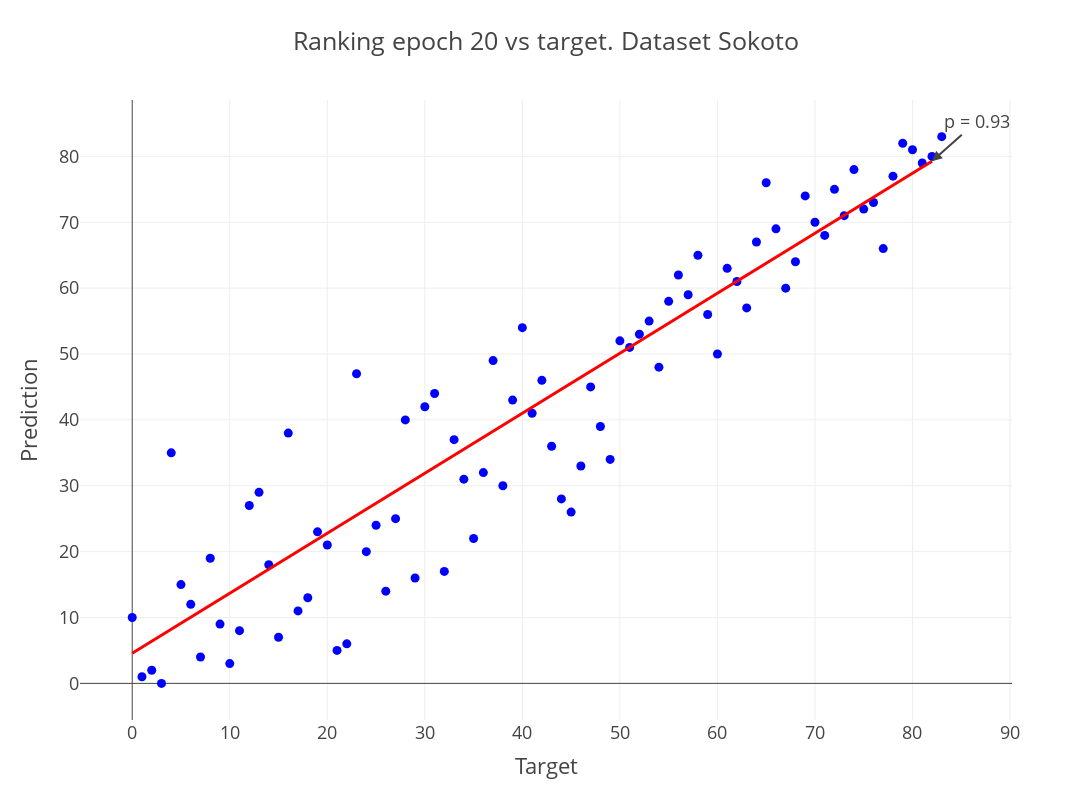

The cell this chart's notebook holds for it:
### Code cell
from scipy import stats
import plotly.graph_objs as go
import plotly.express as px
epoch=20

rg_name="SGD"


X,y=sorted_ranks_epochs[epoch]['target'].values.reshape(-1, 1), sorted_ranks_epochs[epoch]['predict'].values.reshape(-1, 1)
# Robustly fit linear model with RANSAC algorithm
ransac = linear_model.RANSACRegressor()
ransac.fit(X, y)
inlier_mask = ransac.inlier_mask_
outlier_mask = np.logical_not(inlier_mask)

# Predict data of estimated models
fit_line_x = np.arange(X.min(), X.max())[:, np.newaxis]
fit_line_y = ransac.predict(fit_line_x)

# Calculate the correlation coefficient
#corr_coef = sorted_ranks[rg_name]['target'].corr(sorted_ranks[rg_name]['predict'])
corr_coef=spearmanr(X,y)[0]


# Create scatter plot of the data points
scatter = go.Scatter(
    x=sorted_ranks_epochs[epoch]['target'], 
    y=sorted_ranks_epochs[epoch]['predict'], 
    mode='markers', 
    name='Data Points',
    marker=dict(color='blue')
)

# Create fit line plot
fit_line = go.Scatter(
    x=fit_line_x.flatten(), 
    y=fit_line_y.flatten(), 
    mode='lines', 
    name='Fit Line',
    line=dict(color='red')
)

# Create the layout with the fit line equation and correlation coefficient as annotations
layout = go.Layout(
    title=f"Ranking epoch {epoch} vs target. Dataset {test_dataset}",
    xaxis=dict(title="Target"),
    yaxis=dict(title="Prediction"),
    annotations=[
        dict(
            x=fit_line_x.max(), 
            y=fit_line_y.max(), 
            xref="x", 
            yref="y", 
            text=f"p = {corr_coef:.2f}",
            showarrow=True,
            arrowhead=2,
            ax=45,
            ay=-40
        )
    ],
    width=1200,  # Adjust the width of the figure
    height=800,
    template="presentation",
    showlegend=False 
)

# Combine the scatter plot and fit line
fig = go.Figure(data=[scatter, fit_line], layout=layout)

fig.write_image(f"regressors/{test_dataset}/ranking_{epoch}.svg",format="SVG")
fig.write_image(f"regressors/{test_dataset}/ranking_{epoch}.png",format="PNG")
# Show the plot
fig.show()

### Figure 1 — Plotly figure (JSON) as saved in the notebook; plotly's stock layout.template omitted (floating-point values rounded to 4 significant figures)
{"data": [{"marker": {"color": "blue"}, "mode": "markers", "name": "Data Points", "type": "scatter", "x": [0, 1, 2, 3, 4, 5, 6, 7, 8, 9, 10, 11, 12, 13, 14, 15, 16, 17, 18, 19, 20, 21, 22, 23, 24, 25, 26, 27, 28, 29, 30, 31, 32, 33, 34, 35, 36, 37, 38, 39, 40, 41, 42, 43, 44, 45, 46, 47, 48, 49, 50, 51, 52, 53, 54, 55, 56, 57, 58, 59, 60, 61, 62, 63, 64, 65, 66, 67, 68, 69, 70, 71, 72, 73, 74, 75, 76, 77, 78, 79, 80, 81, 82, 83], "y": [10, 1, 2, 0, 35, 15, 12, 4, 19, 9, 3, 8, 27, 29, 18, 7, 38, 11, 13, 23, 21, 5, 6, 47, 20, 24, 14, 25, 40, 16, 42, 44, 17, 37, 31, 22, 32, 49, 30, 43, 54, 41, 46, 36, 28, 26, 33, 45, 39, 34, 52, 51, 53, 55, 48, 58, 62, 59, 65, 56, 50, 63, 61, 57, 67, 76, 69, 60, 64, 74, 70, 68, 75, 71, 78, 72, 73, 66, 77, 82, 81, 79, 80, 83]}, {"line": {"color": "red"}, "mode": "lines", "name": "Fit Line", "type": "scatter", "x": [0, 1, 2, 3, 4, 5, 6, 7, 8, 9, 10, 11, 12, 13, 14, 15, 16, 17, 18, 19, 20, 21, 22, 23, 24, 25, 26, 27, 28, 29, 30, 31, 32, 33, 34, 35, 36, 37, 38, 39, 40, 41, 42, 43, 44, 45, 46, 47, 48, 49, 50, 51, 52, 53, 54, 55, 56, 57, 58, 59, 60, 61, 62, 63, 64, 65, 66, 67, 68, 69, 70, 71, 72, 73, 74, 75, 76, 77, 78, 79, 80, 81, 82], "y": [4.575, 5.486, 6.397, 7.308, 8.219, 9.13, 10.04, 10.95, 11.86, 12.77, 13.68, 14.59, 15.51, 16.42, 17.33, 18.24, 19.15, 20.06, 20.97, 21.88, 22.79, 23.7, 24.61, 25.53, 26.44, 27.35, 28.26, 29.17, 30.08, 30.99, 31.9, 32.81, 33.72, 34.63, 35.54, 36.46, 37.37, 38.28, 39.19, 40.1, 41.01, 41.92, 42.83, 43.74, 44.65, 45.56, 46.48, 47.39, 48.3, 49.21, 50.12, 51.03, 51.94, 52.85, 53.76, 54.67, 55.58, 56.49, 57.41, 58.32, 59.23, 60.14, 61.05, 61.96, 62.87, 63.78, 64.69, 65.6, 66.51, 67.43, 68.34, 69.25, 70.16, 71.07, 71.98, 72.89, 73.8, 74.71, 75.62, 76.53, 77.44, 78.36, 79.27]}], "layout": {"annotations": [{"arrowhead": 2, "ax": 45, "ay": -40, "showarrow": true, "text": "p = 0.93", "x": 82, "xref": "x", "y": 79.27, "yref": "y"}], "height": 800, "showlegend": false, "title": {"text": "Ranking epoch 20 vs target. Dataset Sokoto"}, "width": 1200, "xaxis": {"autorange": true, "range": [-5.274, 89.92], "title": {"text": "Target"}, "type": "linear"}, "yaxis": {"autorange": true, "range": [-5.56, 88.56], "title": {"text": "Prediction"}, "type": "linear"}}}
